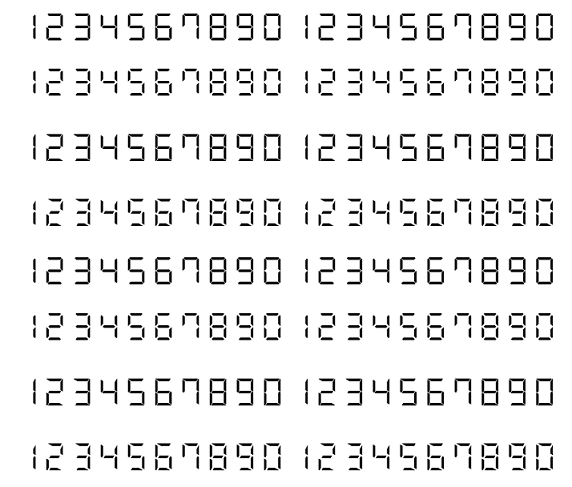
#> input picture data/train.png, 572 x 487 px
$ python train.py
#> lines starting #> are read from the running program, lines starting #| are printed output that depends on the picture; after the words box and inside, x2 and y2 are one past the last pixel; in counts of white or black regions, pixels touching at a corner belong together
#!/usr/bin/python
# -*- coding: utf-8 -*-
__author__ = 'yan9yu'

import sys
import numpy as np
import cv2

DIGIT_SIZE = 16

im = cv2.imread('../data/train.png')
#> im is the input picture: shape (487, 572, 3); min 0, max 255, mean 235.2
im3 = im.copy()

gray = cv2.cvtColor(im, cv2.COLOR_BGR2GRAY)
blur = cv2.GaussianBlur(gray, (5, 5), 0)
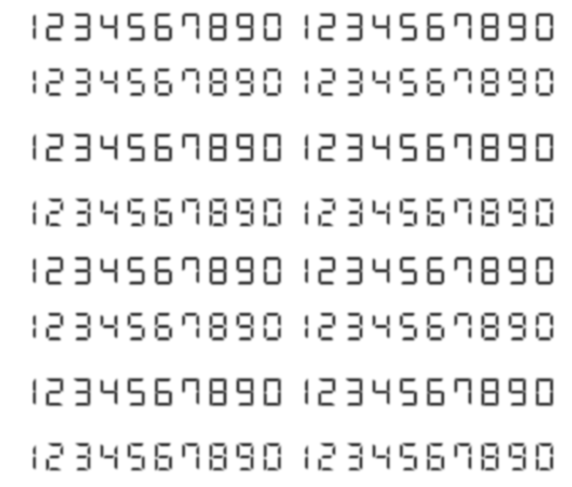
#> blur: shape (487, 572); min 55, max 255, mean 235.2
thresh = cv2.adaptiveThreshold(blur, 255, 1, 1, 11, 2)
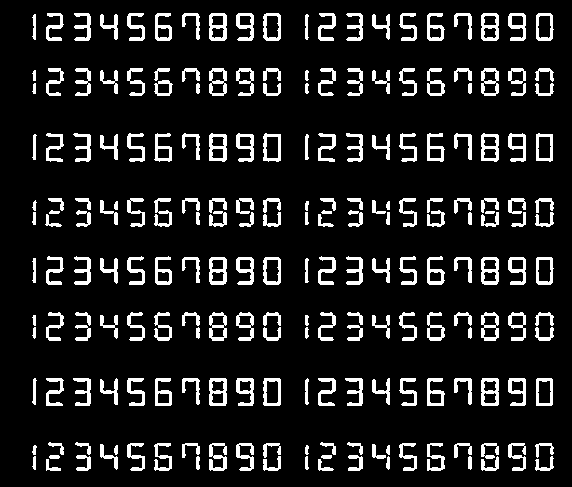
#> thresh: shape (487, 572); 11.8% white; 213 white regions, largest, box (x1, y1, x2, y2) and area: (209, 13, 227, 41) 301, (209, 378, 227, 406) 300, (481, 378, 499, 406) 300

kernel = np.ones((5,5),np.uint8)
dilation = cv2.dilate(thresh,kernel,iterations = 1)
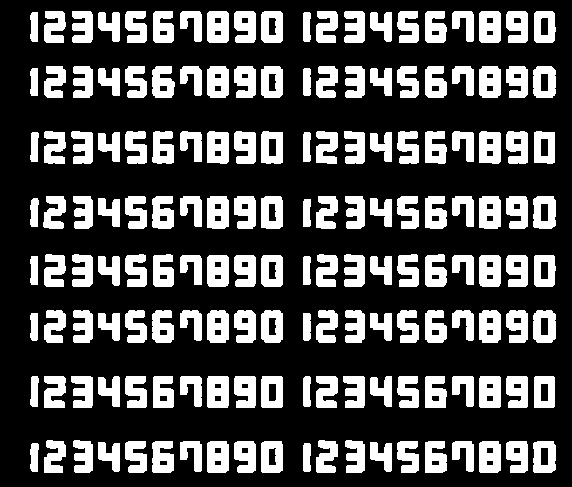
#> dilation: shape (487, 572); 28.7% white; 160 white regions

#################      Now finding Contours         ###################

contours, hierarchy = cv2.findContours(dilation, cv2.RETR_LIST, cv2.CHAIN_APPROX_SIMPLE)
#> contours = 240 contours; largest, box (x1, y1, x2, y2) and area: (533, 196, 556, 229) 665, (533, 310, 556, 343) 660, (261, 196, 283, 229) 654, (533, 441, 556, 473) 651, (479, 196, 501, 229) 650

samples = np.empty((0, DIGIT_SIZE * DIGIT_SIZE), np.float32)
responses = []
keys = [i for i in range(48, 58)]

for cnt in contours:
    print(cv2.contourArea(cnt))
    if cv2.contourArea(cnt) > 100:
        [x, y, w, h] = cv2.boundingRect(cnt)
        print(h)

        if h > 25:

            cv2.rectangle(im, (x, y), (x + w, y + h), (0, 0, 255), 2)
            roi = thresh[y:y + h, x:x + w]
            roismall = cv2.resize(roi, (DIGIT_SIZE, DIGIT_SIZE))
            cv2.imshow('norm', im)
            key = cv2.waitKey(0)

            if key == 27:  # (escape to quit)
                sys.exit()
#> (the program exits here)
